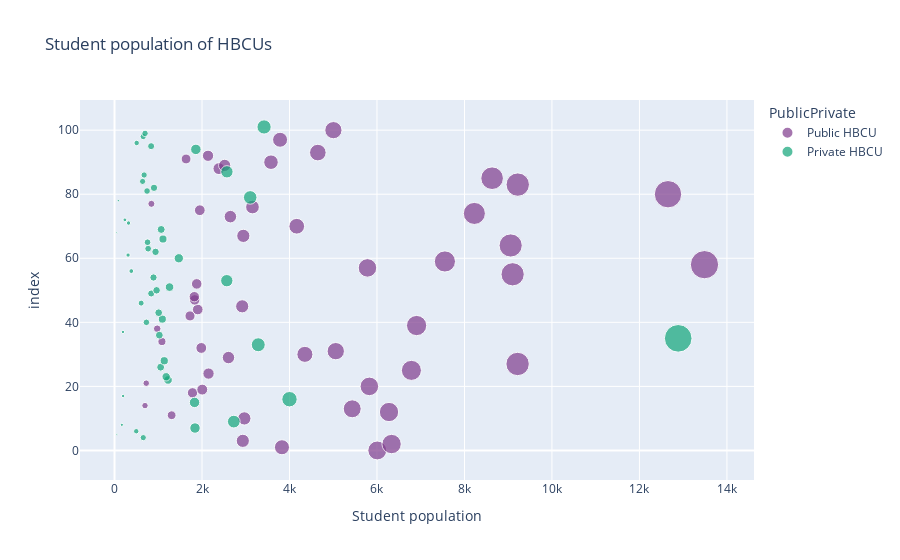

The notebook cell saved with this chart:
### Code cell
#create scatterplot
fig = px.scatter(df,x=df['Student population'],
                 size=df['Student population'],
                 hover_name=df['Name'],
                 title='Student population of HBCUs',color_discrete_sequence=px.colors.qualitative.Bold,
                  color=df["PublicPrivate"])
fig.show()

### Figure 1 — Plotly figure (JSON) as saved in the notebook; plotly's stock layout.template omitted (floating-point values rounded to 4 significant figures)
{"data": [{"hovertemplate": "<b>%{hovertext}</b><br><br>PublicPrivate=Public HBCU<br>Student population=%{marker.size}<br>index=%{y}<extra></extra>", "hovertext": ["Alabama A & M University", "Alabama State University", "Albany State University", "Alcorn State University", "Bishop State Community College", "Bluefield State University", "Bowie State University", "Central State University", "Cheyney University of Pennsylvania", "Coahoma Community College", "Coppin State University", "Delaware State University", "Denmark Technical College", "Elizabeth City State University", "Fayetteville State University", "Florida Agricultural and Mechanical University", "Fort Valley State University", "Gadsden State Community College", "Grambling State University", "H Councill Trenholm State Community College", "Harris-Stowe State University", "J. F. Drake State Community and Technical College", "Jackson State University", "Kentucky State University", "Langston University", "Lawson State Community College", "Lincoln University", "Lincoln University", "Mississippi Valley State University", "Morgan State University", "Norfolk State University", "North Carolina A & T State University", "North Carolina Central University", "Prairie View A & M University", "Savannah State University", "Shelton State Community College", "South Carolina State University", "Southern University and A & M College", "Southern University at New Orleans", "Southern University at Shreveport", "Southern University Law Center", "St Philip's College", "Tennessee State University", "Texas Southern University", "University of Arkansas at Pine Bluff", "University of Maryland Eastern Shore", "University of the District of Columbia", "University of the Virgin Islands", "University of the Virgin Islands-Albert A. Sheen", "Virginia State University", "West Virginia State University", "Winston-Salem State University"], "legendgroup": "Public HBCU", "marker": {"color": "rgb(127, 60, 141)", "size": [6007, 3828, 6334, 2933, 2968, 1306, 6275, 5434, 697, 1783, 2006, 5826, 725, 2149, 6787, 9215, 2605, 4352, 5058, 1984, 1084, 976, 6906, 1726, 1903, 2919, 1833, 1824, 1879, 9101, 5783, 13487, 7553, 9056, 2945, 4166, 2649, 8226, 1950, 3154, 843, 12653, 9218, 8632, 2387, 2518, 3577, 1636, 2138, 4648, 3785, 5004], "sizemode": "area", "sizeref": 33.72, "symbol": "circle"}, "mode": "markers", "name": "Public HBCU", "orientation": "h", "showlegend": true, "type": "scatter", "x": [6007, 3828, 6334, 2933, 2968, 1306, 6275, 5434, 697, 1783, 2006, 5826, 725, 2149, 6787, 9215, 2605, 4352, 5058, 1984, 1084, 976, 6906, 1726, 1903, 2919, 1833, 1824, 1879, 9101, 5783, 13487, 7553, 9056, 2945, 4166, 2649, 8226, 1950, 3154, 843, 12653, 9218, 8632, 2387, 2518, 3577, 1636, 2138, 4648, 3785, 5004], "xaxis": "x", "y": [0, 1, 2, 3, 10, 11, 12, 13, 14, 18, 19, 20, 21, 24, 25, 27, 29, 30, 31, 32, 34, 38, 39, 42, 44, 45, 47, 48, 52, 55, 57, 58, 59, 64, 67, 70, 73, 74, 75, 76, 77, 80, 83, 85, 88, 89, 90, 91, 92, 93, 97, 100], "yaxis": "y"}, {"hovertemplate": "<b>%{hovertext}</b><br><br>PublicPrivate=Private HBCU<br>Student population=%{marker.size}<br>index=%{y}<extra></extra>", "hovertext": ["Allen University", "American Baptist College", "Arkansas Baptist College", "Benedict College", "Bennett College", "Bethune-Cookman University", "Claflin University", "Clark Atlanta University", "Clinton College", "Dillard University", "Edward Waters University", "Fisk University", "Florida Memorial University", "Hampton University", "Howard University", "Huston-Tillotson University", "Interdenominational Theological Center", "Jarvis Christian University", "Johnson C Smith University", "Lane College", "Le Moyne-Owen College", "Livingstone College", "Meharry Medical College", "Miles College", "Morehouse College", "Morehouse School of Medicine", "Morris College", "Oakwood University", "Paine College", "Paul Quinn College", "Philander Smith University", "Rust College", "Saint Augustine's University", "Selma University", "Shaw University", "Shorter College", "Simmons College of Kentucky", "Southwestern Christian College", "Spelman College", "Stillman College", "Talladega College", "Texas College", "Tougaloo College", "Tuskegee University", "Virginia Union University", "Virginia University of Lynchburg", "Voorhees University", "Wilberforce University", "Wiley University", "Xavier University of Louisiana"], "legendgroup": "Private HBCU", "marker": {"color": "rgb(17, 165, 121)", "size": [657, 53, 497, 1840, 168, 2727, 1830, 4000, 197, 1224, 1181, 1055, 1137, 3286, 12886, 1025, 193, 729, 1093, 1010, 609, 839, 962, 1258, 2567, 891, 384, 1470, 310, 938, 769, 755, 1108, 50, 1067, 321, 237, 88, 3102, 744, 903, 642, 677, 2570, 1860, 837, 507, 656, 698, 3419], "sizemode": "area", "sizeref": 33.72, "symbol": "circle"}, "mode": "markers", "name": "Private HBCU", "orientation": "h", "showlegend": true, "type": "scatter", "x": [657, 53, 497, 1840, 168, 2727, 1830, 4000, 197, 1224, 1181, 1055, 1137, 3286, 12886, 1025, 193, 729, 1093, 1010, 609, 839, 962, 1258, 2567, 891, 384, 1470, 310, 938, 769, 755, 1108, 50, 1067, 321, 237, 88, 3102, 744, 903, 642, 677, 2570, 1860, 837, 507, 656, 698, 3419], "xaxis": "x", "y": [4, 5, 6, 7, 8, 9, 15, 16, 17, 22, 23, 26, 28, 33, 35, 36, 37, 40, 41, 43, 46, 49, 50, 51, 53, 54, 56, 60, 61, 62, 63, 65, 66, 68, 69, 71, 72, 78, 79, 81, 82, 84, 86, 87, 94, 95, 96, 98, 99, 101], "yaxis": "y"}], "layout": {"legend": {"itemsizing": "constant", "title": {"text": "PublicPrivate"}, "tracegroupgap": 0}, "title": {"text": "Student population of HBCUs"}, "xaxis": {"anchor": "y", "domain": [0, 1], "title": {"text": "Student population"}}, "yaxis": {"anchor": "x", "domain": [0, 1], "title": {"text": "index"}}}}
